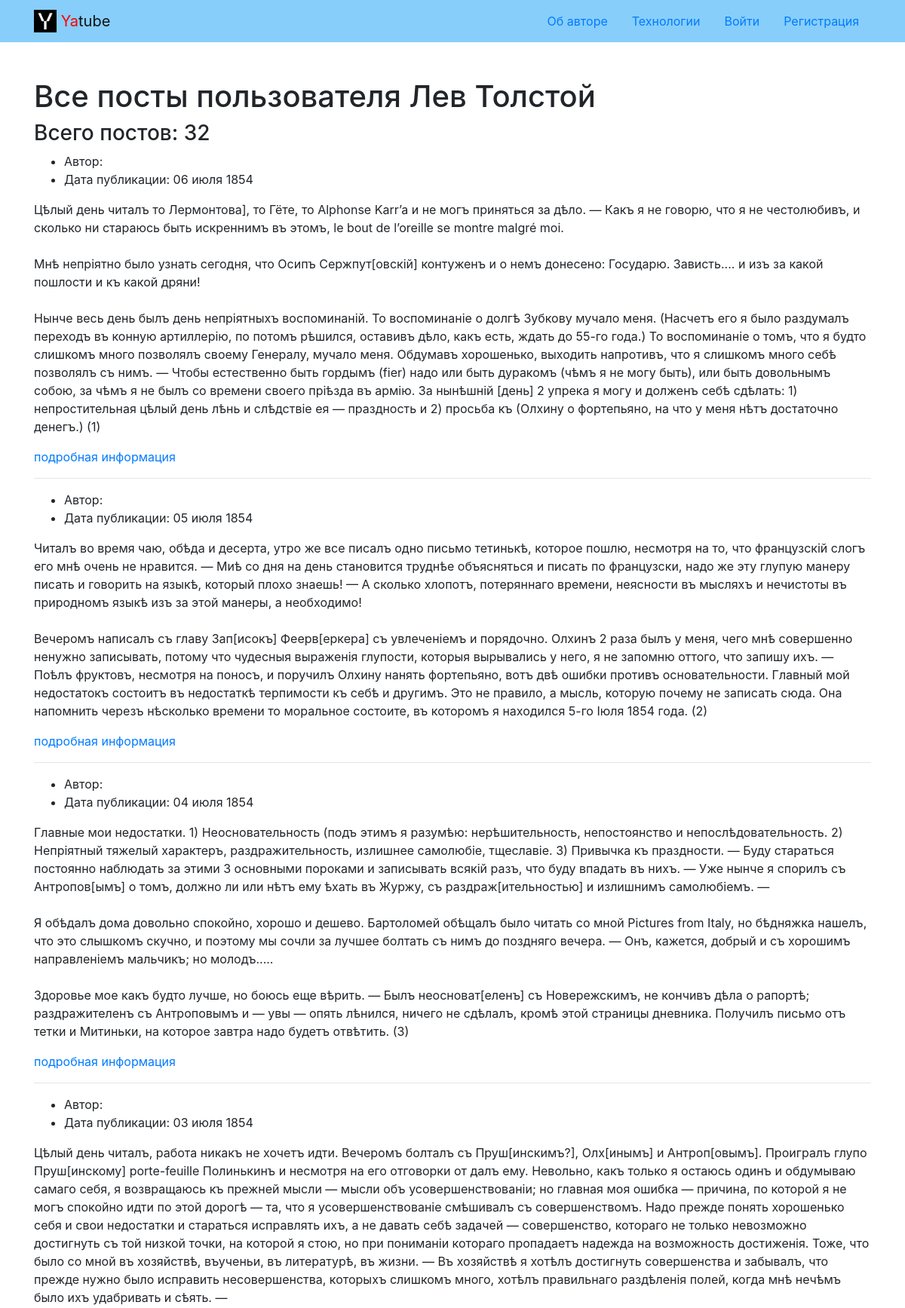
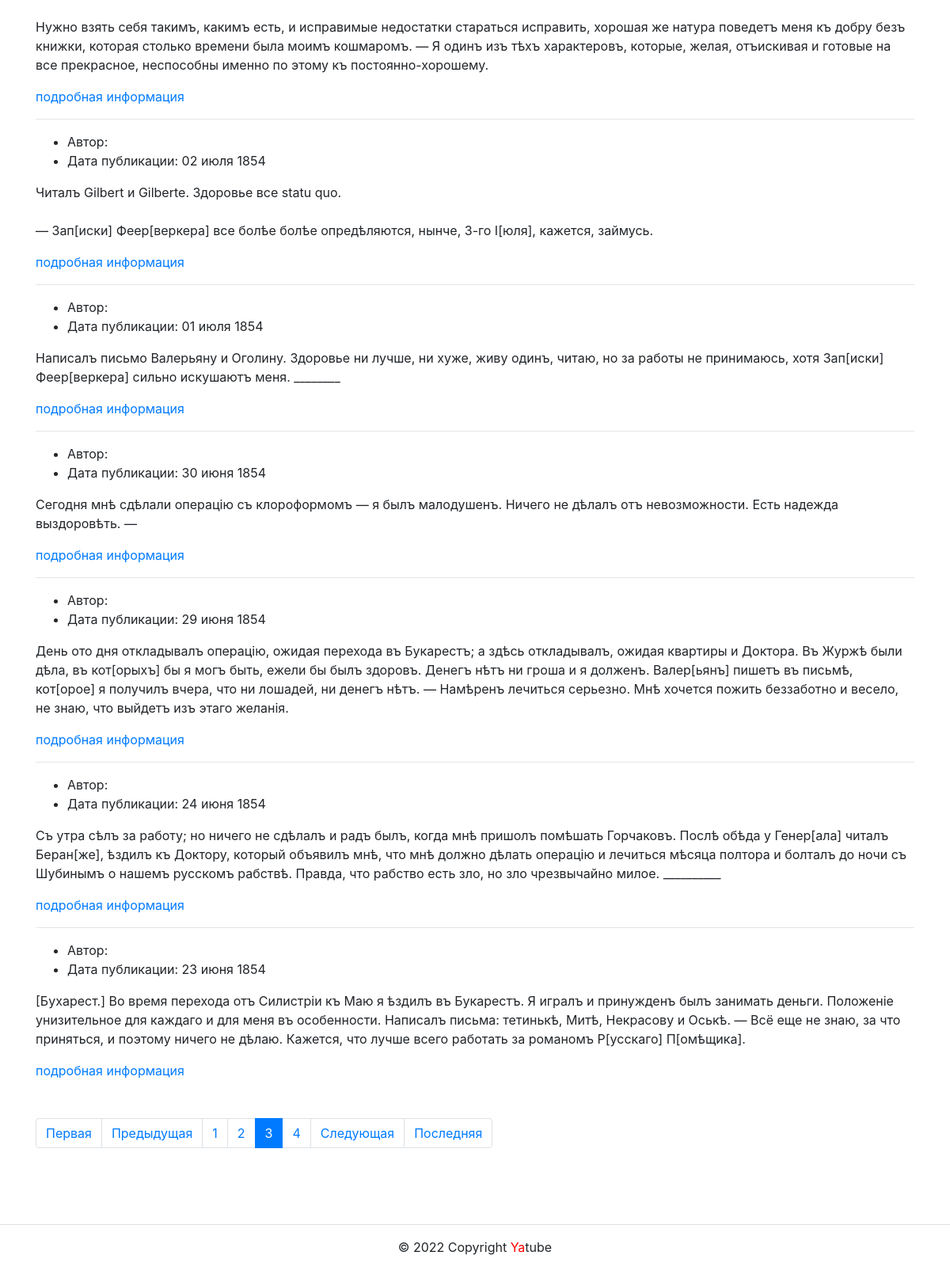
The page /profile/leo/?page=3 on the database its author committed (2 pictures, top to bottom).
### posts/models.py (models this page shows, shortened)
class Post(models.Model):
    text = models.TextField()
    pub_date = models.DateTimeField(auto_now_add=True)
    author = models.ForeignKey(
        User,
        on_delete=models.CASCADE,
        related_name='posts'
    )
    group = models.ForeignKey(
        'Group',
        on_delete=models.SET_NULL,
        blank=True,
        null=True,
        related_name='posts'
    )
    class Meta:
        verbose_name = 'post'
        verbose_name_plural = 'posts'
        ordering = ('-pub_date',)

### posts/views.py (the view)
def profile(request, username):
    author = get_object_or_404(User, username=username)
    posts = author.posts.select_related('group', 'author')
    paginator = Paginator(posts, 10)
    posts_count = posts.count()
    page_number = request.GET.get('page')
    page_obj = paginator.get_page(page_number)
    context = {
              'page_obj': page_obj,
              'posts_count': posts_count,
              'author': author,
    }
    return render(request, 'posts/profile.html', context)

### core/context_processors/year.py (called while the page is built)
def year (request):
    dt = datetime.date.today().year
    return {
        'year' : dt
    }

### templates/posts/profile.html (shortened to what this page needs)
{% extends 'base.html' %}
{%block content%}
      <div class="container py-5">
        <h1>Все посты пользователя
            {% if author.get_full_name %}
              {{ author.get_full_name }}
            {% else %}
              {{ author.username }}
            {% endif %}</h1>
        <h3>Всего постов: {{posts_count}} </h3>
       {% for post in page_obj %}
        <article>
          <ul>
            <li>
              Автор:
            </li>
            <li>
              Дата публикации: {{ post.pub_date|date:"d E Y" }}
            </li>
          </ul>
          <p>
            {{ post.text|linebreaksbr }}
          </p>
          <a href="{% url 'posts:post_detail' post.id %}">подробная информация </a>
        </article>
        {% if not forloop.last %}<hr>{% endif %}
       {% endfor %}
       {% include 'posts/includes/paginator.html' %}
      </div>
{% endblock %}

### rows shown on the page
Post: pub_date "06 июля 1854", text "Цѣлый день читалъ то Лермонтова], то Гёте, то Alphonse Karr’a и не могъ приняться за дѣло. — Какъ я не говорю, что я не честолюбивъ, и сколько ни стараюсь быть искреннимъ въ этомъ, le bout de l’oreille se montre malgré moi. Мнѣ непріятно было узнать сегодня, что Осипъ Сержпут[овскій] контуженъ и о немъ донесено: Государю. Зависть.... и изъ за какой пошлости и къ какой дряни! Нынче весь день былъ день непріятныхъ воспоминаній. То воспоминаніе о долгѣ Зубкову мучало меня. (Насчетъ его я было раздумалъ переходъ въ конную артиллерію, по потомъ рѣшился, оставивъ дѣло, какъ есть, ждать до 55-го года.) То воспоминаніе о томъ, что я будто слишкомъ много позволялъ своему Генералу, мучало меня.…"
Post: pub_date "05 июля 1854", text "Читалъ во время чаю, обѣда и десерта, утро же все писалъ одно письмо тетинькѣ, которое пошлю, несмотря на то, что французскій слогъ его мнѣ очень не нравится. — Миѣ со дня на день становится труднѣе объясняться и писать по французски, надо же эту глупую манеру писать и говорить на языкѣ, который плохо знаешь! — А сколько хлопотъ, потеряннаго времени, неясности въ мысляхъ и нечистоты въ природномъ языкѣ изъ за этой манеры, а необходимо! Вечеромъ написалъ съ главу Зап[исокъ] Феерв[еркера] съ увлеченіемъ и порядочно. Олхинъ 2 раза былъ у меня, чего мнѣ совершенно ненужно записывать, потому что чудесныя выраженія глупости, которыя вырывались у него, я не запомню оттого, что запишу ихъ. — Поѣлъ…"
Post: pub_date "04 июля 1854", text "Главные мои недостатки. 1) Неосновательность (подъ этимъ я разумѣю: нерѣшительность, непостоянство и непослѣдовательность. 2) Непріятный тяжелый характеръ, раздражительность, излишнее самолюбіе, тщеславіе. 3) Привычка къ праздности. — Буду стараться постоянно наблюдать за этими 3 основными пороками и записывать всякій разъ, что буду впадать въ нихъ. — Уже нынче я спорилъ съ Антропов[ымъ] о томъ, должно ли или нѣтъ ему ѣхать въ Журжу, съ раздраж[ительностью] и излишнимъ самолюбіемъ. — Я обѣдалъ дома довольно спокойно, хорошо и дешево. Бартоломей обѣщалъ было читать со мной Pictures from Italy, но бѣдняжка нашелъ, что это слышкомъ скучно, и поэтому мы сочли за лучшее болтать съ нимъ до…"
Post: pub_date "03 июля 1854", text "Цѣлый день читалъ, работа никакъ не хочетъ идти. Вечеромъ болталъ съ Пруш[инскимъ?], Олх[инымъ] и Антроп[овымъ]. Проигралъ глупо Пруш[инскому] porte-feuille Полинькинъ и несмотря на его отговорки от далъ ему. Невольно, какъ только я остаюсь одинъ и обдумываю самаго себя, я возвращаюсь къ прежней мысли — мысли объ усовершенствованіи; но главная моя ошибка — причина, по которой я не могъ спокойно идти по этой дорогѣ — та, что я усовершенствованіе смѣшивалъ съ совершенствомъ. Надо прежде понять хорошенько себя и свои недостатки и стараться исправлять ихъ, а не давать себѣ задачей — совершенство, котораго не только невозможно достигнуть съ той низкой точки, на которой я стою, но при пониманіи…"
Post: pub_date "02 июля 1854", text "Читалъ Gilbert и Gilberte. Здоровье все statu quo. — Зап[иски] Феер[веркера] все болѣе болѣе опредѣляются, нынче, 3-го І[юля], кажется, займусь."
Post: pub_date "01 июля 1854", text "Написалъ письмо Валерьяну и Оголину. Здоровье ни лучше, ни хуже, живу одинъ, читаю, но за работы не принимаюсь, хотя Зап[иски] Феер[веркера] сильно искушаютъ меня. ________"
Post: pub_date "30 июня 1854", text "Сегодня мнѣ сдѣлали операцію съ клороформомъ — я былъ малодушенъ. Ничего не дѣлалъ отъ невозможности. Есть надежда выздоровѣть. —"
Post: pub_date "29 июня 1854", text "День ото дня откладывалъ операцію, ожидая перехода въ Букарестъ; a здѣсь откладывалъ, ожидая квартиры и Доктора. Въ Журжѣ были дѣла, въ кот[орыхъ] бы я могъ быть, ежели бы былъ здоровъ. Денегъ нѣтъ ни гроша и я долженъ. Валер[ьянъ] пишетъ въ письмѣ, кот[орое] я получилъ вчера, что ни лошадей, ни денегъ нѣтъ. — Намѣренъ лечиться серьезно. Мнѣ хочется пожить беззаботно и весело, не знаю, что выйдетъ изъ этаго желанія."
Post: pub_date "24 июня 1854", text "Съ утра сѣлъ за работу; но ничего не сдѣлалъ и радъ былъ, когда мнѣ пришолъ помѣшать Горчаковъ. Послѣ обѣда у Генер[ала] читалъ Беран[же], ѣздилъ къ Доктору, который объявилъ мнѣ, что мнѣ должно дѣлать операцію и лечиться мѣсяца полтора и болталъ до ночи съ Шубинымъ о нашемъ русскомъ рабствѣ. Правда, что рабство есть зло, но зло чрезвычайно милое. __________"
Post: pub_date "23 июня 1854", text "[Бухарест.] Во время перехода отъ Силистріи къ Маю я ѣздилъ въ Букарестъ. Я игралъ и принужденъ былъ занимать деньги. Положеніе унизительное для каждаго и для меня въ особенности. Написалъ письма: тетинькѣ, Митѣ, Некрасову и Оськѣ. — Всё еще не знаю, за что приняться, и поэтому ничего не дѣлаю. Кажется, что лучше всего работать за романомъ Р[усскаго] П[омѣщика]."

### other values the page prints
{{ author.get_full_name }} "Лев Толстой"
{{ posts_count }} "32"
{{ i }} "1" "2" "4"
{{ i }} "3"
